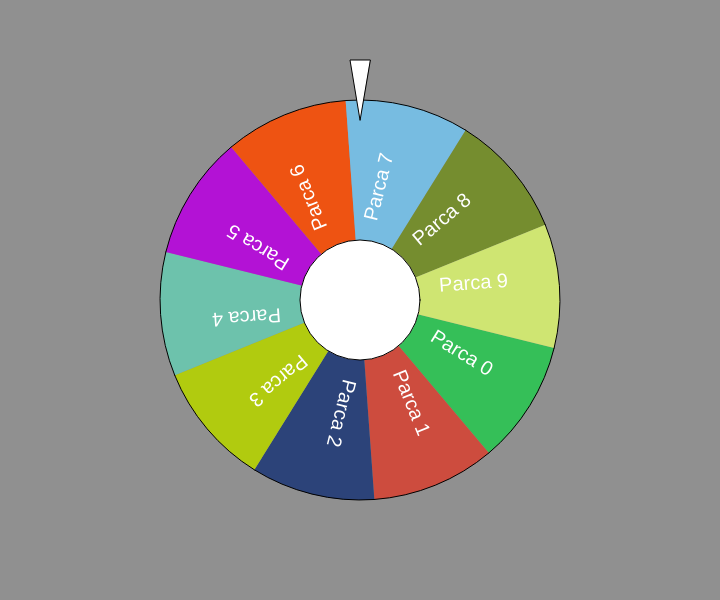
Frame 1 (no input)
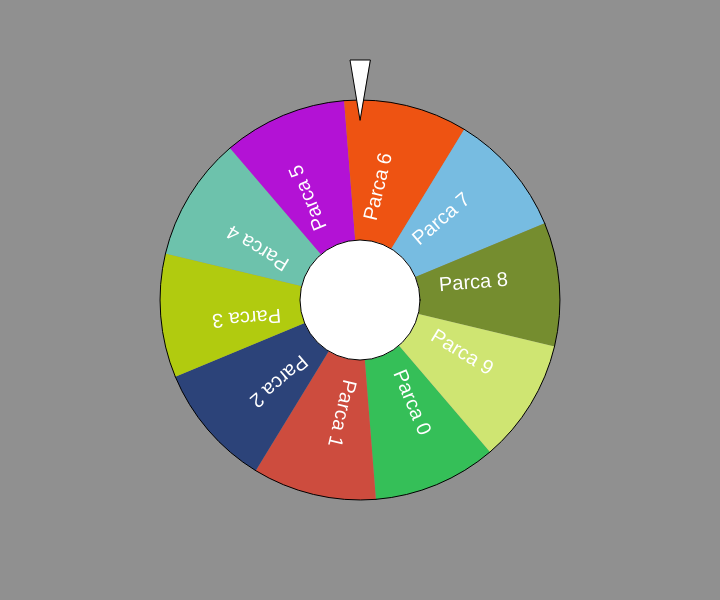
Frame 60 (no input)
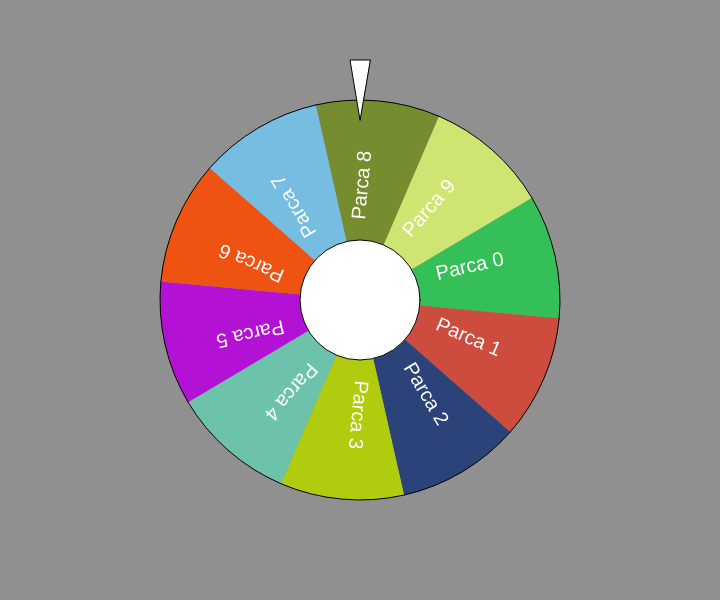
Frame 120 (the mouse pressed at the canvas centre since frame 60)

The p5.js sketch that drew these frames (run headless with seeded random() and noise() and a simulated clock; from frame 60 on, the mouse is pressed at the canvas centre):

// p5.js sketch
// ── sketch.js
/**
 * Wheel Of Fortune
 * Çarkıfelek
 * v.0
 * 
 * author: Abdulsamet Şahin
 * 
 * ivme(acceleration): çarkın dönüş hızı, giderek azalıyor bu sayede çark başta hızlı sona doğru yavaş dönüyor.
 * pies: array, dilimleri içerir
 * count: dilim sayısı
 * angle: her bir dilimin, bir kenarı ile diğer kenarı arasındaki iç açısı
 */

let count = 10;
let angle = 360 / count;
ivme = 0;
tsize = 20;
pies = [];

/**
 * 
 * @param {Pie} winner 
 * EN: It only runs at the end of the spinning
 * TR: Çarkın dönüşü bittiğinde çalışır.
 */
function onFinished(winner) {
  console.log("winner -> ", winner);
  fill(0);
  rect(150, -280, 200, 50);
  fill(255);
  textSize(32);
  text(winner.t, 150 + 10,-280 + 8, 200, 100);
}
/**
 * 
 * @param {numeric} ivme 
 * EN: It only runs when the spinning starts.
 * TR: Çark dönmeye başladığında çalışır.
 */
function onStarted (ivme) {
  console.log("stared");
  whosGonnaWin(ivme, 0.001, pies, angle);
}
/**
 * 
 * @param {numeric} ivme 
 * @param {numeric} speed 
 * @param {Array} pies 
 * @param {numeric} angle 
 * 
 * EN: For trying to guess which pie is going to win but it doesnt working.
 * TR: Hangi dilimin kazanacağını tahmin etmeye çalışıyor ama düzgün çalışmıyor.
 */
function  whosGonnaWin(ivme, speed, pies, angle) {
  x = ivme;
  console.log("ivme", x);
  var sum = 0;
  do {
    x -= speed;
    sum += x;
  }while(x > 0);

  pies.forEach(pie => {
    order = pie.order + sum;
    newAngle = order*angle;
    //newAngle = newAngle % 360;
    aralik = [(newAngle), ((newAngle+angle)) ];
    if (aralik[0]%360<=270 && aralik[1]%360 >= 270)
    {
      console.log("kazanacak", pie.orderPerm, aralik, x, order);
      return pie;
    }
  });

}

/**
 * EN: Start spinning again.
 * TR: Tekrar döndür.
 */
function spin () {
  if (ivme > 0) 
  {
    return {
      status: "error",
      message: "Zaten Dönüyor."
    };
  }
  ivme = (random(4)+1) / 10;
  loop();
  onStarted(ivme);
  return true;
}

function setup() {
  createCanvas(720, 600);
  /**
   * To rotate things by using degrees.
   */
  angleMode(DEGREES);

  /**
   * Calculates the acceleration.
   * +1 means, we don't want to get 0 from the random func.
   * 4 can be changed. Its for speed.
   */
  ivme = (random(4)+1) / 10;
  for (i = 0; i < count; i++){
    /**
     * We create our pies
     */
    pies.push(new Pie(i, "Parca " + (i), random(255), random(255), random(255)));
  }
}

/**
 * This function is a loop.
 */
function draw() {
  /////////////////////////
  if (frameCount <= 1) {
    onStarted(ivme);
  }
  ////////////////////////
  background(144);

  translate(width/2, height/2);

  for (i = 0; i < count; i++){
    pies[i].move();
    pies[i].display();
  }

  for (i = 0; i < count; i++){
    pies[i].write();
  }

  
  fill(255);
  // Center circle
  ellipse(0, 0, 120,120);
  // The stick.
  triangle(0, -180, -10,-240, 10, -240);

  // decrement the acceleration every loop to make wheel stop.
  ivme -= 0.001;

  // if the acceleration is smaller then 0, we must to break the loop.
  if (ivme <= 0) {
    noLoop();
    // refresh framecount
    frameCount = 0;
    // detect the winner
    pies.forEach(pie => {
      // our stick is pointing 270
      if (pie.aralik[0]%360<=270 && pie.aralik[1]%360 >= 270)
      {
        onFinished(pie);
      }
    });
  }
}

/**
 * 
 * @param {int} order 
 * @param {string} a the text of pie
 * @param {int} r red
 * @param {int} g green
 * @param {int} b blue
 */
function Pie(order, a, r, g, b) {
    this.orderPerm = order;
    this.order = order; 
    this.aralik = null;
    this.t = a;
    this.r = r;
    this.g = g;
    this.b = b;

    /**
     * Spinning.
     */
    this.move = function () {
      this.order += ivme;
    }

    /**
     * Displays the pies with new calculated starting and ending points (angles).
     */
    this.display = function() {
      push();
      fill(this.r, this.g, this.b);
      newAngle = this.order*angle;
      arc(0, 0, 400, 400, newAngle, newAngle+angle);
      this.aralik = [newAngle, newAngle+angle];
      pop();
    }

    /**
     * Displays the texts.
     */
    this.write = function () {
      push();
      fill(255);
      textSize(tsize);
      rotate((this.order)*angle + angle/2);
      text(this.t, 80, -angle/2, 200, tsize*2);
      pop();
    }
}
